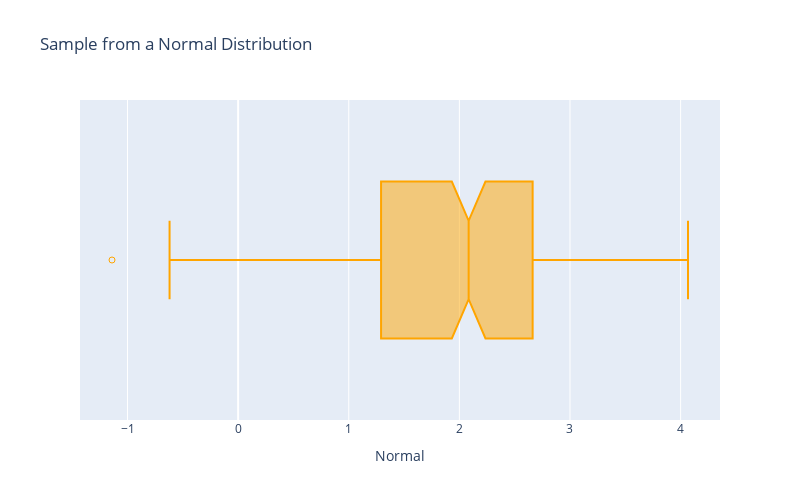

The notebook cell this image was saved under:
### Markdown cell above
7. Customise the data points that are highlighted by using the input `points`. This has several options:

- If 'suspectedoutliers', all outlier points are shown and those less than 4 Q1-3 Q3 or greater than 4 Q3-3 Q1 are highlighted with the marker’s 'outliercolor'. 
- If 'outliers', only the sample points lying outside the whiskers are shown. 
- If 'all', all sample points are shown. 
- If False, no sample points are shown and the whiskers extend to the full range of the sample.

### Code cell
fig = px.box(df, x="Normal",
             points="suspectedoutliers",
             notched = True,
             color_discrete_sequence=['orange'],
             height = 500, width = 800,
             title='Sample from a Normal Distribution')
fig.show()

### Figure 1 — Plotly figure (JSON) as saved in the notebook; plotly's stock layout.template omitted (floating-point values rounded to 4 significant figures; data arrays with more than 128 entries replaced by an {"elided": "..."} marker saying what was removed)
{"data": [{"alignmentgroup": "True", "boxpoints": "suspectedoutliers", "hovertemplate": "Normal=%{x}<extra></extra>", "legendgroup": "", "marker": {"color": "orange"}, "name": "", "notched": true, "offsetgroup": "", "orientation": "h", "showlegend": false, "type": "box", "x": {"elided": "200 float values"}, "x0": " ", "xaxis": "x", "y0": " ", "yaxis": "y"}], "layout": {"boxmode": "group", "height": 500, "legend": {"tracegroupgap": 0}, "title": {"text": "Sample from a Normal Distribution"}, "width": 800, "xaxis": {"anchor": "y", "domain": [0, 1], "title": {"text": "Normal"}}, "yaxis": {"anchor": "x", "domain": [0, 1]}}}
